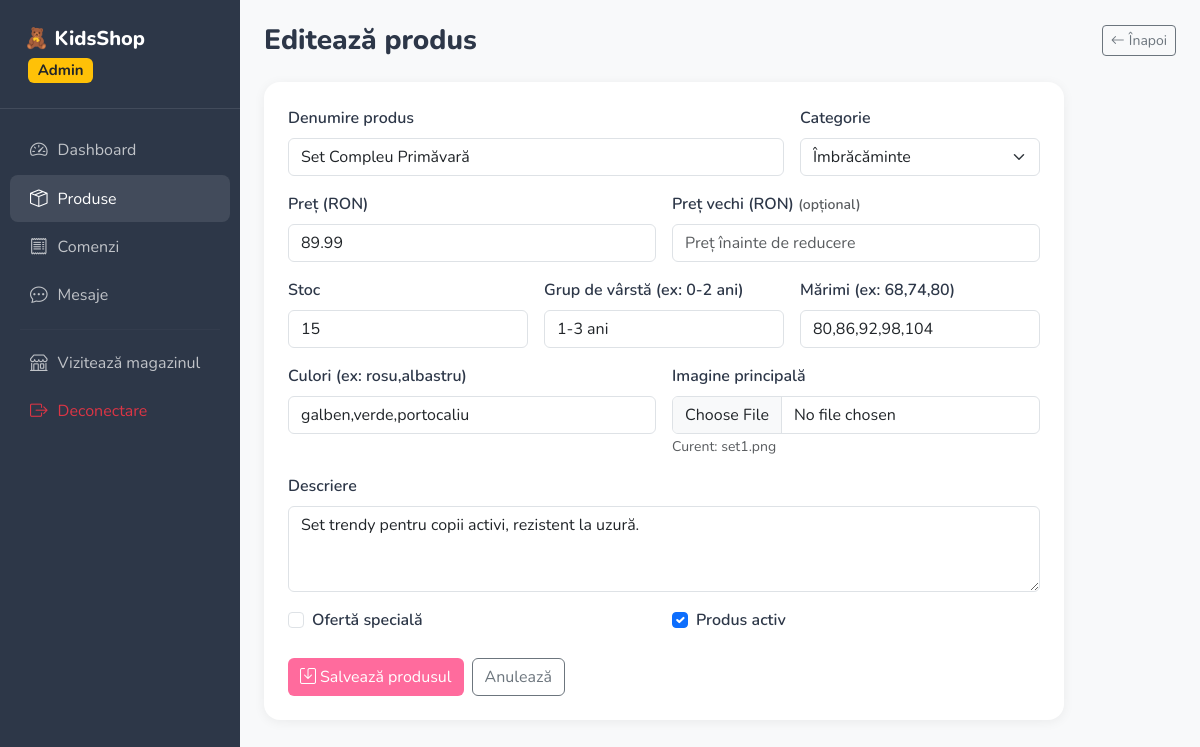
The app's page /admin/produse/editeaza/2 (signed in) with its own data.
### models.py (models this page shows, shortened)
class Product(db.Model):
    __tablename__ = 'products'
    id          = db.Column(db.Integer, primary_key=True)
    name        = db.Column(db.String(150), nullable=False)
    description = db.Column(db.Text, nullable=True)
    price       = db.Column(db.Float, nullable=False)
    old_price   = db.Column(db.Float, nullable=True)   # pentru oferte speciale
    category    = db.Column(db.String(50), nullable=False)  # imbracaminte | incaltaminte | accesorii
    sizes       = db.Column(db.String(200), nullable=True)  # ex: "68,74,80,86,92"
    colors      = db.Column(db.String(200), nullable=True)  # ex: "rosu,albastru,verde"
    age_group   = db.Column(db.String(50), nullable=True)   # ex: "0-2 ani"
    stock       = db.Column(db.Integer, default=0)
    image       = db.Column(db.String(255), default='default.png')
    images_extra = db.Column(db.Text, nullable=True)        # JSON: imagini suplimentare
    is_featured = db.Column(db.Boolean, default=False)      # ofertă specială
    is_active   = db.Column(db.Boolean, default=True)
    created_at  = db.Column(db.DateTime, default=datetime.utcnow)
    order_items = db.relationship('OrderItem', backref='product', lazy=True)

### routes/admin.py (the view, shortened to what this page needs)
@admin_bp.route('/produse/editeaza/<int:product_id>', methods=['GET', 'POST'])
@admin_required
def edit_product(product_id):
    product = Product.query.get_or_404(product_id)
    form = ProductForm(obj=product)
    return render_template('admin/product_form.html', form=form, product=product, title='Editează produs')

### forms.py
class ProductForm(FlaskForm):
    name        = StringField('Denumire produs', validators=[DataRequired(), Length(2, 150)])
    description = TextAreaField('Descriere', validators=[Optional()])
    price       = FloatField('Preț (RON)', validators=[DataRequired(), NumberRange(min=0)])
    old_price   = FloatField('Preț vechi (RON)', validators=[Optional(), NumberRange(min=0)])
    category    = SelectField('Categorie', choices=CATEGORIES, validators=[DataRequired()])
    sizes       = StringField('Mărimi (ex: 68,74,80)', validators=[Optional()])
    colors      = StringField('Culori (ex: rosu,albastru)', validators=[Optional()])
    age_group   = StringField('Grup de vârstă (ex: 0-2 ani)', validators=[Optional()])
    stock       = IntegerField('Stoc', validators=[NumberRange(min=0)], default=0)
    is_featured = BooleanField('Ofertă specială')
    is_active   = BooleanField('Produs activ', default=True)
    image       = FileField('Imagine principală', validators=[
        FileAllowed(['jpg', 'jpeg', 'png', 'gif', 'webp'], 'Doar imagini!')])
    submit      = SubmitField('Salvează produsul')

### app.py (called while the page is built)
def create_app():
    app = Flask(__name__)
    app.config.from_object(Config)
    db.init_app(app)
    login_manager.init_app(app)
    bcrypt.init_app(app)
    babel.init_app(app, locale_selector=get_locale_selector)
    os.makedirs(app.config['UPLOAD_FOLDER'], exist_ok=True)
    @app.context_processor
    def inject_globals():
        cart = session.get('cart', {})
        cart_count = sum(item['quantity'] for item in cart.values())
        return dict(
            cart_count=cart_count,
            current_locale=str(get_locale()),
            now=datetime.utcnow(),
        )
    with app.app_context():
        db.create_all()
        seed_demo_data()
    register_blueprints(app)
    return app

def get_locale_selector():
    lang = session.get('lang')
    if lang in Config.LANGUAGES:
        return lang
    return request.accept_languages.best_match(Config.LANGUAGES) or 'ro'

### models.py (called while the page is built)
@login_manager.user_loader
def load_user(user_id):
    return User.query.get(int(user_id))

    @property
    def is_admin(self):
        return self.role == 'admin'

### routes/admin.py (called while the page is built)
def admin_required(f):
    from functools import wraps
    @wraps(f)
    def decorated(*args, **kwargs):
        if not current_user.is_authenticated or not current_user.is_admin:
            abort(403)
        return f(*args, **kwargs)
    return login_required(decorated)

### templates/admin/product_form.html (shortened to what this page needs)
{% extends 'admin/base_admin.html' %}
{% block content %}
<div class="d-flex justify-content-between align-items-center mb-4">
  <h3 class="fw-800 mb-0">{{ title }}</h3>
  <a href="{{ url_for('admin.products') }}" class="btn btn-outline-secondary btn-sm">
    <i class="bi bi-arrow-left me-1"></i>Înapoi
  </a>
</div>
<div class="admin-card" style="max-width:800px">
  <form method="post" enctype="multipart/form-data" novalidate>
    <div class="row g-3">
      <div class="col-md-8">
        <label class="form-label fw-600">{{ form.name.label.text }}</label>
        {{ form.name(class='form-control' + (' is-invalid' if form.name.errors else '')) }}
      </div>
      <div class="col-md-4">
        <label class="form-label fw-600">{{ form.category.label.text }}</label>
        {{ form.category(class='form-select' + (' is-invalid' if form.category.errors else '')) }}
      </div>
      <div class="col-md-6">
        <label class="form-label fw-600">{{ form.price.label.text }}</label>
        {{ form.price(class='form-control' + (' is-invalid' if form.price.errors else ''), placeholder='0.00') }}
      </div>
      <div class="col-md-6">
        <label class="form-label fw-600">{{ form.old_price.label.text }} <span class="text-muted small">(opțional)</span></label>
        {{ form.old_price(class='form-control', placeholder='Preț înainte de reducere') }}
      </div>
      <div class="col-md-4">
        <label class="form-label fw-600">{{ form.stock.label.text }}</label>
        {{ form.stock(class='form-control') }}
      </div>
      <div class="col-md-4">
        <label class="form-label fw-600">{{ form.age_group.label.text }}</label>
        {{ form.age_group(class='form-control', placeholder='ex: 0-2 ani') }}
      </div>
      <div class="col-md-4">
        <label class="form-label fw-600">{{ form.sizes.label.text }}</label>
        {{ form.sizes(class='form-control', placeholder='68,74,80,86') }}
      </div>
      <div class="col-md-6">
        <label class="form-label fw-600">{{ form.colors.label.text }}</label>
        {{ form.colors(class='form-control', placeholder='rosu,albastru,verde') }}
      </div>
      <div class="col-md-6">
        <label class="form-label fw-600">{{ form.image.label.text }}</label>
        {{ form.image(class='form-control') }}
        {% if product and product.image %}
        <small class="text-muted">Curent: {{ product.image }}</small>
        {% endif %}
      </div>
      <div class="col-12">
        <label class="form-label fw-600">{{ form.description.label.text }}</label>
        {{ form.description(class='form-control', rows=3) }}
      </div>
      <div class="col-md-6">
        <div class="form-check">
          {{ form.is_featured(class='form-check-input') }}
          <label class="form-check-label fw-600">{{ form.is_featured.label.text }}</label>
        </div>
      </div>
      <div class="col-md-6">
        <div class="form-check">
          {{ form.is_active(class='form-check-input') }}
          <label class="form-check-label fw-600">{{ form.is_active.label.text }}</label>
        </div>
      </div>
    </div>
    <div class="mt-4 d-flex gap-2">
      <button type="submit" class="btn btn-pink">
        <i class="bi bi-save me-1"></i>{{ form.submit.label.text }}
      </button>
      <a href="{{ url_for('admin.products') }}" class="btn btn-outline-secondary">Anulează</a>
    </div>
  </form>
</div>
{% endblock %}

### static/css/style.css (style rules this page uses)
:root { --pink: #ff6b9d; --pink-soft: #fff0f5; --blue: #4a90d9; --blue-soft: #eef6ff; --yellow: #f5c842; --yellow-soft:#fffbea; --green: #4caf8a; --green-soft:#edfbf4; --purple: #7c5cbf; --purple-soft:#f3f0ff; --text: #2d3748; --radius: 1rem; --shadow: 0 4px 20px rgba(0,0,0,.08); --shadow-hover: 0 8px 30px rgba(0,0,0,.14); }
body { font-family: 'Nunito', sans-serif; color: var(--text); background: #fff; }
.fw-600 { font-weight: 600 !important; }
.fw-800 { font-weight: 800 !important; }
.btn-pink { background: var(--pink); color: #fff; border: none; }
.admin-card { background: #fff; border-radius: var(--radius); padding: 1.5rem; box-shadow: 0 2px 12px rgba(0,0,0,.06); }

### records on screen
Product: name "Set Compleu Primăvară", category "Îmbrăcăminte", price "89.99", stock "15", age_group "1-3 ani", sizes "80,86,92,98,104", colors "galben,verde,portocaliu", image "set1.png", description "Set trendy pentru copii activi, rezistent la uzură.", is_active "☑"

### other values on screen
{{ title }} "Editează produs"
